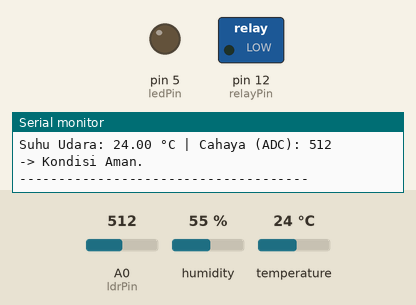
Simulated run of this sketch. Board: Arduino Uno, built with avr-gcc and run on an emulated ATmega328P. Shown: switched loads named in the sketch (green lamp = pin HIGH), output pins drawn as LEDs (lit = HIGH), the last lines printed to the serial monitor. The test bench sets the inputs (shaded band); at power-on: temperature 24 °C, A0 (ldrPin) = 512, humidity 55 %.

Above: at 4.8 s.
4.9 s: temperature set to 33 °C
7.9 s: temperature set to 36 °C
At 8.7 s:
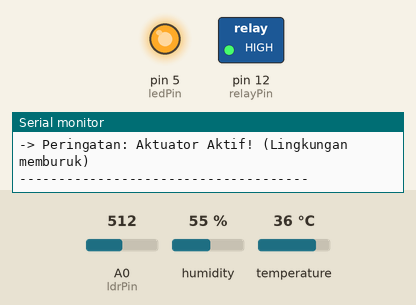
10.9 s: temperature set to 12 °C
At 12.6 s:
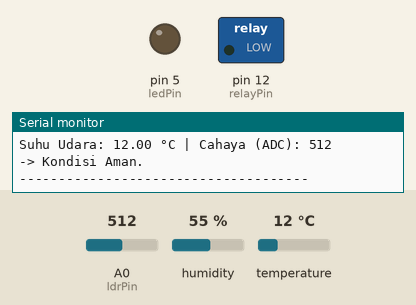
13.9 s: temperature set to 41 °C
At 15.2 s:
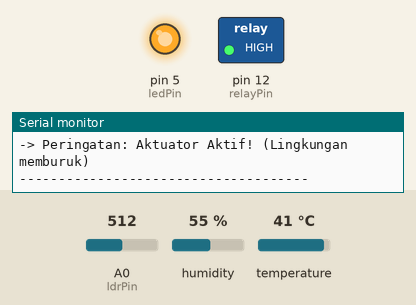
Timing chart, 0 to 16.9 s (numbered marks = the images above; inputs shaded):
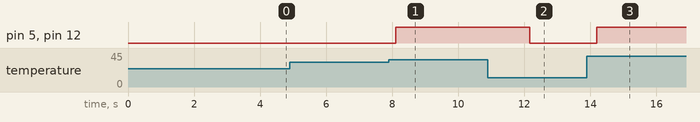

The sketch:

modul_2tugas.ino
```cpp
#include <DHT.h>

// Definisi Pin sesuai Instruksi
const int ldrPin = A0;
const int dhtPin = 13;    // Pin D7 pada NodeMCU
const int relayPin = 12;  // Pin D6 pada NodeMCU
const int ledPin = 5;     // Pin D1 pada NodeMCU

// Konfigurasi Sensor DHT
#define DHTTYPE DHT11     // Ubah menjadi DHT22 jika Anda menggunakan sensor berwarna putih
DHT dht(dhtPin, DHTTYPE);

void setup() {
  Serial.begin(115200);
  dht.begin();

  // Konfigurasi Aktuator sebagai OUTPUT
  pinMode(relayPin, OUTPUT);
  pinMode(ledPin, OUTPUT);

  // Status Awal: Pastikan aktuator mati demi keamanan
  // Catatan Penting: Jika modul Relay Anda berjenis "Active-Low",
  // ubah LOW menjadi HIGH di bawah ini agar relay benar-benar mati di awal.
  digitalWrite(relayPin, LOW);
  digitalWrite(ledPin, LOW);

  Serial.println("Sistem Otomasi Kontrol Lokal Dimulai...");
}

void loop() {
  // Sensor DHT membutuhkan jeda waktu antar pembacaan (idealnya 2 detik)
  delay(2000);

  // 1. Akuisisi Data Multi-Sensor
  int ldrValue = analogRead(ldrPin);
  float t = dht.readTemperature();

  // 2. Proteksi Kegagalan Pembacaan (Menghindari error NaN)
  if (isnan(t)) {
    Serial.println("Error: Gagal membaca data dari sensor DHT!");
    return; // Keluar dari loop saat ini dan coba lagi dari awal
  }

  // Cetak status pembacaan mentah
  Serial.print("Suhu Udara: ");
  Serial.print(t);
  Serial.print(" °C | Cahaya (ADC): ");
  Serial.println(ldrValue);

  // 3. Rule Engine Logika OR (Edge Computing Dasar)
  // Kondisi buruk: Suhu di atas 34 ATAU Cahaya di bawah 300
  if (t > 34 || ldrValue < 300) {
    // Aksi saat kondisi darurat
    digitalWrite(relayPin, HIGH); // Nyalakan kipas/pendingin (Relay)
    digitalWrite(ledPin, HIGH);   // Nyalakan lampu indikator
    Serial.println("-> Peringatan: Aktuator Aktif! (Lingkungan memburuk)");
  } else {
    // Aksi saat kondisi normal
    digitalWrite(relayPin, LOW);  // Matikan Relay
    digitalWrite(ledPin, LOW);    // Matikan lampu indikator
    Serial.println("-> Kondisi Aman.");
  }

  Serial.println("-------------------------------------");
}
```

Measured:
- the behaviour switches between 34 and 35 °C on temperature (found by bisection; images 0 and 1)
- after the input at 7.9 s, pin 5 (ledPin), pin 12 (relayPin): LOW → HIGH after 0.20 s
- after the input at 10.9 s, pin 5 (ledPin), pin 12 (relayPin): HIGH → LOW after 1.3 s
- after the input at 13.9 s, pin 5 (ledPin), pin 12 (relayPin): LOW → HIGH after 0.29 s
